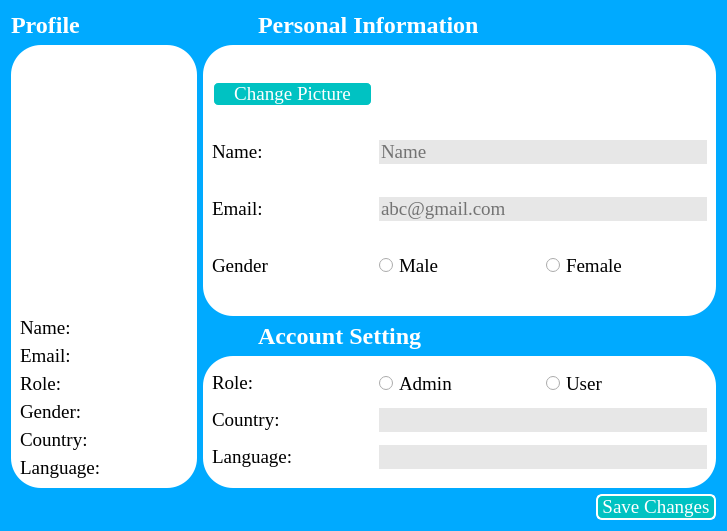
<?xml version="1.0" encoding="UTF-8"?>
<ui version="4.0">
 <class>Dialog</class>
 <widget class="QDialog" name="Dialog">
  <property name="geometry">
   <rect>
    <x>0</x>
    <y>0</y>
    <width>727</width>
    <height>531</height>
   </rect>
  </property>
  <property name="windowTitle">
   <string>Profile</string>
  </property>
  <property name="windowIcon">
   <iconset resource="images.qrc">
    <normaloff>:/bg/images/logo.png</normaloff>:/bg/images/logo.png</iconset>
  </property>
  <property name="styleSheet">
   <string notr="true">background-color: rgb(0, 170, 255);</string>
  </property>
  <layout class="QGridLayout" name="gridLayout">
   <item row="0" column="3">
    <widget class="QLabel" name="label_6">
     <property name="font">
      <font>
       <family>Times New Roman</family>
       <pointsize>18</pointsize>
       <weight>75</weight>
       <bold>true</bold>
      </font>
     </property>
     <property name="styleSheet">
      <string notr="true">color: rgb(255, 255, 255);</string>
     </property>
     <property name="text">
      <string>Personal Information</string>
     </property>
    </widget>
   </item>
   <item row="5" column="6">
    <widget class="QPushButton" name="pushButton">
     <property name="minimumSize">
      <size>
       <width>120</width>
       <height>0</height>
      </size>
     </property>
     <property name="maximumSize">
      <size>
       <width>120</width>
       <height>16777215</height>
      </size>
     </property>
     <property name="font">
      <font>
       <family>Times New Roman</family>
       <pointsize>14</pointsize>
      </font>
     </property>
     <property name="styleSheet">
      <string notr="true">color: rgb(255, 255, 255);
background-color: rgb(0, 194, 194);
border-radius:6px;
 border:2px solid #ffffff;</string>
     </property>
     <property name="text">
      <string>Save Changes</string>
     </property>
    </widget>
   </item>
   <item row="4" column="2" colspan="5">
    <widget class="QFrame" name="frame_3">
     <property name="styleSheet">
      <string notr="true">background:none;
background-color: rgb(255, 255, 255);
border-color: rgb(255, 0, 0);
border-radius:30px;
</string>
     </property>
     <property name="frameShape">
      <enum>QFrame::StyledPanel</enum>
     </property>
     <property name="frameShadow">
      <enum>QFrame::Raised</enum>
     </property>
     <layout class="QGridLayout" name="gridLayout_4">
      <item row="1" column="0">
       <widget class="QLabel" name="label_13">
        <property name="font">
         <font>
          <family>Times New Roman</family>
          <pointsize>14</pointsize>
         </font>
        </property>
        <property name="text">
         <string>Country:</string>
        </property>
       </widget>
      </item>
      <item row="3" column="0">
       <widget class="QLabel" name="label_14">
        <property name="font">
         <font>
          <family>Times New Roman</family>
          <pointsize>14</pointsize>
         </font>
        </property>
        <property name="text">
         <string>Language:</string>
        </property>
       </widget>
      </item>
      <item row="0" column="0">
       <widget class="QLabel" name="label_10">
        <property name="sizePolicy">
         <sizepolicy hsizetype="Preferred" vsizetype="Maximum">
          <horstretch>0</horstretch>
          <verstretch>0</verstretch>
         </sizepolicy>
        </property>
        <property name="font">
         <font>
          <family>Times New Roman</family>
          <pointsize>14</pointsize>
         </font>
        </property>
        <property name="text">
         <string>Role:</string>
        </property>
       </widget>
      </item>
      <item row="0" column="1">
       <widget class="QRadioButton" name="radioButton_3">
        <property name="font">
         <font>
          <family>Times New Roman</family>
          <pointsize>14</pointsize>
         </font>
        </property>
        <property name="text">
         <string>Admin</string>
        </property>
       </widget>
      </item>
      <item row="0" column="2">
       <widget class="QRadioButton" name="radioButton_4">
        <property name="font">
         <font>
          <family>Times New Roman</family>
          <pointsize>14</pointsize>
         </font>
        </property>
        <property name="text">
         <string>User</string>
        </property>
       </widget>
      </item>
      <item row="1" column="1" colspan="2">
       <widget class="QLineEdit" name="lineEdit_4">
        <property name="font">
         <font>
          <family>Times New Roman</family>
          <pointsize>14</pointsize>
         </font>
        </property>
        <property name="styleSheet">
         <string notr="true">background-color: rgb(231, 231, 231);</string>
        </property>
       </widget>
      </item>
      <item row="3" column="1" colspan="2">
       <widget class="QLineEdit" name="lineEdit_5">
        <property name="font">
         <font>
          <family>Times New Roman</family>
          <pointsize>14</pointsize>
         </font>
        </property>
        <property name="styleSheet">
         <string notr="true">background-color: rgb(231, 231, 231);</string>
        </property>
       </widget>
      </item>
     </layout>
    </widget>
   </item>
   <item row="1" column="1" rowspan="4">
    <widget class="QFrame" name="frame_2">
     <property name="styleSheet">
      <string notr="true">background:none;
background-color: rgb(255, 255, 255);
border-color: rgb(255, 0, 0);
border-radius:30px;
</string>
     </property>
     <property name="frameShape">
      <enum>QFrame::StyledPanel</enum>
     </property>
     <property name="frameShadow">
      <enum>QFrame::Raised</enum>
     </property>
     <layout class="QGridLayout" name="gridLayout_2">
      <item row="2" column="0" colspan="3">
       <layout class="QVBoxLayout" name="verticalLayout">
        <item>
         <widget class="QLabel" name="label_3">
          <property name="sizePolicy">
           <sizepolicy hsizetype="Preferred" vsizetype="Fixed">
            <horstretch>0</horstretch>
            <verstretch>0</verstretch>
           </sizepolicy>
          </property>
          <property name="font">
           <font>
            <family>Times New Roman</family>
            <pointsize>14</pointsize>
           </font>
          </property>
          <property name="text">
           <string>Name:</string>
          </property>
         </widget>
        </item>
        <item>
         <widget class="QLabel" name="label_4">
          <property name="sizePolicy">
           <sizepolicy hsizetype="Preferred" vsizetype="Fixed">
            <horstretch>0</horstretch>
            <verstretch>0</verstretch>
           </sizepolicy>
          </property>
          <property name="font">
           <font>
            <family>Times New Roman</family>
            <pointsize>14</pointsize>
           </font>
          </property>
          <property name="text">
           <string>Email:</string>
          </property>
         </widget>
        </item>
        <item>
         <widget class="QLabel" name="label_5">
          <property name="sizePolicy">
           <sizepolicy hsizetype="Preferred" vsizetype="Fixed">
            <horstretch>0</horstretch>
            <verstretch>0</verstretch>
           </sizepolicy>
          </property>
          <property name="font">
           <font>
            <family>Times New Roman</family>
            <pointsize>14</pointsize>
           </font>
          </property>
          <property name="text">
           <string>Role:</string>
          </property>
         </widget>
        </item>
        <item>
         <widget class="QLabel" name="label_16">
          <property name="sizePolicy">
           <sizepolicy hsizetype="Preferred" vsizetype="Fixed">
            <horstretch>0</horstretch>
            <verstretch>0</verstretch>
           </sizepolicy>
          </property>
          <property name="font">
           <font>
            <family>Times New Roman</family>
            <pointsize>14</pointsize>
           </font>
          </property>
          <property name="text">
           <string>Gender:</string>
          </property>
         </widget>
        </item>
        <item>
         <widget class="QLabel" name="label_11">
          <property name="sizePolicy">
           <sizepolicy hsizetype="Preferred" vsizetype="Fixed">
            <horstretch>0</horstretch>
            <verstretch>0</verstretch>
           </sizepolicy>
          </property>
          <property name="font">
           <font>
            <family>Times New Roman</family>
            <pointsize>14</pointsize>
           </font>
          </property>
          <property name="text">
           <string>Country:</string>
          </property>
         </widget>
        </item>
        <item>
         <widget class="QLabel" name="label_12">
          <property name="sizePolicy">
           <sizepolicy hsizetype="Preferred" vsizetype="Fixed">
            <horstretch>0</horstretch>
            <verstretch>0</verstretch>
           </sizepolicy>
          </property>
          <property name="font">
           <font>
            <family>Times New Roman</family>
            <pointsize>14</pointsize>
           </font>
          </property>
          <property name="text">
           <string>Language:</string>
          </property>
         </widget>
        </item>
       </layout>
      </item>
      <item row="0" column="0" colspan="3">
       <widget class="QFrame" name="frame_4">
        <property name="frameShape">
         <enum>QFrame::StyledPanel</enum>
        </property>
        <property name="frameShadow">
         <enum>QFrame::Raised</enum>
        </property>
        <layout class="QGridLayout" name="gridLayout_5">
         <item row="0" column="0">
          <widget class="QLabel" name="label_2">
           <property name="sizePolicy">
            <sizepolicy hsizetype="Maximum" vsizetype="Preferred">
             <horstretch>0</horstretch>
             <verstretch>0</verstretch>
            </sizepolicy>
           </property>
           <property name="minimumSize">
            <size>
             <width>150</width>
             <height>150</height>
            </size>
           </property>
           <property name="maximumSize">
            <size>
             <width>150</width>
             <height>150</height>
            </size>
           </property>
           <property name="styleSheet">
            <string notr="true"/>
           </property>
           <property name="text">
            <string/>
           </property>
           <property name="pixmap">
            <pixmap resource="images.qrc">:/bg/images/avatar.jpeg</pixmap>
           </property>
           <property name="scaledContents">
            <bool>true</bool>
           </property>
           <property name="alignment">
            <set>Qt::AlignCenter</set>
           </property>
          </widget>
         </item>
        </layout>
       </widget>
      </item>
     </layout>
    </widget>
   </item>
   <item row="3" column="3">
    <widget class="QLabel" name="label_7">
     <property name="sizePolicy">
      <sizepolicy hsizetype="Preferred" vsizetype="Fixed">
       <horstretch>0</horstretch>
       <verstretch>0</verstretch>
      </sizepolicy>
     </property>
     <property name="font">
      <font>
       <family>Times New Roman</family>
       <pointsize>18</pointsize>
       <weight>75</weight>
       <bold>true</bold>
      </font>
     </property>
     <property name="styleSheet">
      <string notr="true">color:rgb(255, 255, 255)</string>
     </property>
     <property name="text">
      <string>Account Setting</string>
     </property>
    </widget>
   </item>
   <item row="0" column="1" colspan="2">
    <widget class="QLabel" name="label">
     <property name="sizePolicy">
      <sizepolicy hsizetype="Fixed" vsizetype="Fixed">
       <horstretch>0</horstretch>
       <verstretch>0</verstretch>
      </sizepolicy>
     </property>
     <property name="font">
      <font>
       <family>Times New Roman</family>
       <pointsize>18</pointsize>
       <weight>75</weight>
       <bold>true</bold>
      </font>
     </property>
     <property name="styleSheet">
      <string notr="true">color: rgb(255, 255, 255);</string>
     </property>
     <property name="text">
      <string>Profile</string>
     </property>
    </widget>
   </item>
   <item row="1" column="2" rowspan="2" colspan="5">
    <widget class="QFrame" name="frame">
     <property name="sizePolicy">
      <sizepolicy hsizetype="Preferred" vsizetype="Expanding">
       <horstretch>0</horstretch>
       <verstretch>0</verstretch>
      </sizepolicy>
     </property>
     <property name="styleSheet">
      <string notr="true">background:none;
background-color: rgb(255, 255, 255);
border-color: rgb(255, 0, 0);
border-radius:30px;
</string>
     </property>
     <property name="frameShape">
      <enum>QFrame::StyledPanel</enum>
     </property>
     <property name="frameShadow">
      <enum>QFrame::Raised</enum>
     </property>
     <layout class="QGridLayout" name="gridLayout_3">
      <item row="1" column="1" colspan="2">
       <widget class="QLineEdit" name="lineEdit">
        <property name="font">
         <font>
          <family>Times New Roman</family>
          <pointsize>14</pointsize>
         </font>
        </property>
        <property name="styleSheet">
         <string notr="true">background-color: rgb(231, 231, 231);</string>
        </property>
        <property name="text">
         <string/>
        </property>
        <property name="placeholderText">
         <string>Name</string>
        </property>
       </widget>
      </item>
      <item row="3" column="2">
       <widget class="QRadioButton" name="radioButton">
        <property name="font">
         <font>
          <family>Times New Roman</family>
          <pointsize>14</pointsize>
         </font>
        </property>
        <property name="text">
         <string>Female</string>
        </property>
       </widget>
      </item>
      <item row="3" column="0">
       <widget class="QLabel" name="label_15">
        <property name="font">
         <font>
          <family>Times New Roman</family>
          <pointsize>14</pointsize>
         </font>
        </property>
        <property name="text">
         <string>Gender</string>
        </property>
       </widget>
      </item>
      <item row="1" column="0">
       <widget class="QLabel" name="label_8">
        <property name="sizePolicy">
         <sizepolicy hsizetype="Preferred" vsizetype="Maximum">
          <horstretch>0</horstretch>
          <verstretch>0</verstretch>
         </sizepolicy>
        </property>
        <property name="font">
         <font>
          <family>Times New Roman</family>
          <pointsize>14</pointsize>
         </font>
        </property>
        <property name="text">
         <string>Name:</string>
        </property>
       </widget>
      </item>
      <item row="2" column="1" colspan="2">
       <widget class="QLineEdit" name="lineEdit_2">
        <property name="enabled">
         <bool>false</bool>
        </property>
        <property name="font">
         <font>
          <family>Times New Roman</family>
          <pointsize>14</pointsize>
         </font>
        </property>
        <property name="styleSheet">
         <string notr="true">background-color: rgb(231, 231, 231);</string>
        </property>
        <property name="placeholderText">
         <string>abc@gmail.com</string>
        </property>
       </widget>
      </item>
      <item row="3" column="1">
       <widget class="QRadioButton" name="radioButton_2">
        <property name="font">
         <font>
          <family>Times New Roman</family>
          <pointsize>14</pointsize>
         </font>
        </property>
        <property name="text">
         <string>Male</string>
        </property>
       </widget>
      </item>
      <item row="2" column="0">
       <widget class="QLabel" name="label_9">
        <property name="sizePolicy">
         <sizepolicy hsizetype="Preferred" vsizetype="Maximum">
          <horstretch>0</horstretch>
          <verstretch>0</verstretch>
         </sizepolicy>
        </property>
        <property name="font">
         <font>
          <family>Times New Roman</family>
          <pointsize>14</pointsize>
         </font>
        </property>
        <property name="text">
         <string>Email:</string>
        </property>
       </widget>
      </item>
      <item row="0" column="0">
       <widget class="QPushButton" name="pushButton_2">
        <property name="font">
         <font>
          <family>Times New Roman</family>
          <pointsize>14</pointsize>
         </font>
        </property>
        <property name="styleSheet">
         <string notr="true">color: rgb(255, 255, 255);
background-color: rgb(0, 194, 194);
border-radius:6px;
 border:2px solid #ffffff;</string>
        </property>
        <property name="text">
         <string>Change Picture</string>
        </property>
       </widget>
      </item>
      <item row="0" column="1">
       <widget class="QLabel" name="label_17">
        <property name="text">
         <string/>
        </property>
       </widget>
      </item>
     </layout>
    </widget>
   </item>
  </layout>
 </widget>
 <resources>
  <include location="images.qrc"/>
 </resources>
 <connections/>
</ui>
